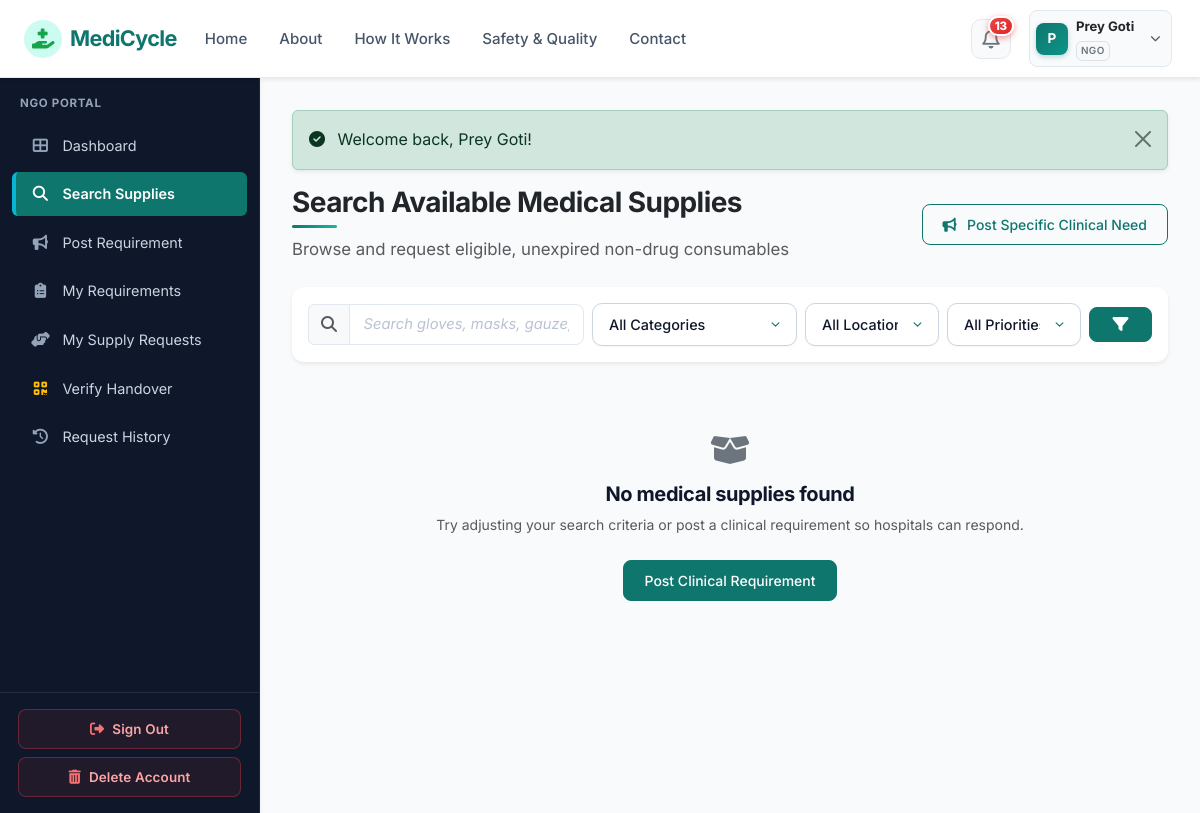
/ngo/search-supplies.php (signed in), run on the app's committed database.
### tables this page shows
CREATE TABLE `organizations` (
  `id` int(11) NOT NULL AUTO_INCREMENT,
  `user_id` int(11) NOT NULL,
  `organization_name` varchar(150) NOT NULL,
  `organization_type` varchar(100) NOT NULL,
  `license_number` varchar(100) DEFAULT NULL,
  `address` text NOT NULL,
  `city` varchar(100) NOT NULL,
  `state` varchar(100) NOT NULL,
  `pincode` varchar(20) NOT NULL,
  `verification_status` enum('pending','verified','rejected') DEFAULT 'pending',
  `verification_notes` text DEFAULT NULL,
  `created_at` timestamp NOT NULL DEFAULT current_timestamp(),
  `updated_at` timestamp NOT NULL DEFAULT current_timestamp() ON UPDATE current_timestamp(),
  PRIMARY KEY (`id`),
  KEY `fk_org_user` (`user_id`),
  KEY `idx_org_city` (`city`),
  KEY `idx_org_status` (`verification_status`),
  CONSTRAINT `fk_org_user` FOREIGN KEY (`user_id`) REFERENCES `users` (`id`) ON DELETE CASCADE
);

CREATE TABLE `users` (
  `id` int(11) NOT NULL AUTO_INCREMENT,
  `name` varchar(100) NOT NULL,
  `email` varchar(100) NOT NULL,
  `password` varchar(255) NOT NULL,
  `phone` varchar(20) NOT NULL,
  `role` enum('admin','supplier','ngo','delivery') NOT NULL,
  `email_verified` tinyint(1) DEFAULT 1,
  `status` enum('active','inactive','suspended','pending') DEFAULT 'active',
  `created_at` timestamp NOT NULL DEFAULT current_timestamp(),
  `updated_at` timestamp NOT NULL DEFAULT current_timestamp() ON UPDATE current_timestamp(),
  PRIMARY KEY (`id`),
  UNIQUE KEY `email` (`email`),
  KEY `idx_user_role` (`role`),
  KEY `idx_user_status` (`status`)
);

### ngo/search-supplies.php (the view, shortened to what the rows shown need)
<?php
require_once __DIR__ . '/../config/config.php';
require_role('ngo');
include __DIR__ . '/../includes/header.php';
include __DIR__ . '/../includes/navbar.php';
?>
<div class="app-container">
    <?php include __DIR__ . '/../includes/sidebar.php'; ?>
</div>
<?php include __DIR__ . '/../includes/footer.php'; ?>

### includes/navbar.php (shortened to what the rows shown need)
<?php
$currentUser = current_user();
$unreadNotifCount = 0;
if ($currentUser && isset($pdo)) {
    $unreadNotifCount = get_unread_notifications_count($pdo, $currentUser['id']);
}
$currentDir = basename(dirname($_SERVER['PHP_SELF'] ?? ''));
$isPublicPage = !in_array($currentDir, ['admin', 'supplier', 'ngo', 'delivery']);
?>
<nav class="navbar navbar-expand-lg navbar-medicycle sticky-top shadow-sm">
    <div class="container-fluid px-3 px-lg-4">
        <div class="collapse navbar-collapse" id="navbarMain">
            <ul class="navbar-nav ms-auto align-items-center gap-2">
                <?php if (!$isPublicPage && $currentUser): ?>
                    <li class="nav-item dropdown position-relative ms-1">
                        <a class="nav-link notif-icon-btn position-relative" href="#" id="notifDropdown" role="button" data-bs-toggle="dropdown" aria-expanded="false" title="Notifications">
                            <i class="far fa-bell fs-5 text-secondary"></i>
                            <?php if ($unreadNotifCount > 0): ?>
                                <span class="notif-pulse-badge">
                                    <?php echo $unreadNotifCount; ?>
                                </span>
                            <?php endif; ?>
                        </a>
                    </li>
                    <li class="nav-item dropdown ms-1">
                        <a class="nav-link user-profile-capsule d-flex align-items-center gap-2 text-dark shadow-2xs" href="#" id="userDropdown" role="button" data-bs-toggle="dropdown" aria-expanded="false">
                            <div class="user-avatar-circle">
                                <?php echo strtoupper(substr($currentUser['name'], 0, 1)); ?>
                            </div>
                            <div class="d-none d-md-block text-start pe-1">
                                <span class="d-block fw-bold small text-dark leading-tight" style="font-size:0.82rem;"><?php echo e($currentUser['name']); ?></span>
                                <span class="badge text-uppercase text-secondary bg-light border p-1" style="font-size: 0.62rem; letter-spacing:0.04em;"><?php echo strtoupper(e($currentUser['role'])); ?></span>
                            </div>
                            <i class="fas fa-chevron-down text-muted small ms-1" style="font-size:0.65rem;"></i>
                        </a>
                    </li>
                <?php endif; ?>
            </ul>
        </div>
    </div>
</nav>

### includes/sidebar.php (shortened to what the rows shown need)
<?php
$currentUser = current_user();
$currentScript = basename($_SERVER['PHP_SELF']);
if (!function_exists('is_active_link')) {
    function is_active_link($script, $dir = null) {
        global $currentScript, $currentDir;
        return ($currentScript === $script) ? 'active' : '';
    }
}
$userRole = $currentUser['role'] ?? ($_SESSION['role'] ?? '');
?>
<aside class="app-sidebar shadow-sm">
    <div class="sidebar-heading">
        <?php echo strtoupper(e($userRole)); ?> PORTAL
    </div>
    <ul class="nav flex-column mb-auto">
        <?php if ($userRole === 'admin'): ?>
            <li class="nav-item">
                <a class="nav-link <?php echo is_active_link('dashboard.php', 'admin'); ?>" href="<?php echo BASE_URL; ?>/admin/dashboard.php">
                    <i class="fas fa-chart-line"></i> Dashboard
                </a>
            </li>
            <li class="nav-item">
                <a class="nav-link <?php echo is_active_link('users.php', 'admin'); ?>" href="<?php echo BASE_URL; ?>/admin/users.php">
                    <i class="fas fa-users"></i> User Accounts
                </a>
            </li>
            <li class="nav-item">
                <a class="nav-link <?php echo is_active_link('organizations.php', 'admin'); ?>" href="<?php echo BASE_URL; ?>/admin/organizations.php">
                    <i class="fas fa-building-circle-check"></i> Organizations
                </a>
            </li>
            <li class="nav-item">
                <a class="nav-link <?php echo is_active_link('supplies.php', 'admin'); ?>" href="<?php echo BASE_URL; ?>/admin/supplies.php">
                    <i class="fas fa-boxes-stacked"></i> All Supplies
                </a>
            </li>
            <li class="nav-item">
                <a class="nav-link <?php echo is_active_link('requirements.php', 'admin'); ?>" href="<?php echo BASE_URL; ?>/admin/requirements.php">
                    <i class="fas fa-clipboard-list"></i> Requirements
                </a>
            </li>
            <li class="nav-item">
                <a class="nav-link <?php echo is_active_link('requests.php', 'admin'); ?>" href="<?php echo BASE_URL; ?>/admin/requests.php">
                    <i class="fas fa-hand-holding-medical"></i> Supply Requests
                </a>
            </li>
            <li class="nav-item">
                <a class="nav-link <?php echo is_active_link('deliveries.php', 'admin'); ?>" href="<?php echo BASE_URL; ?>/admin/deliveries.php">
                    <i class="fas fa-truck-fast"></i> Deliveries
                </a>
            </li>
            <li class="nav-item">
                <a class="nav-link <?php echo is_active_link('verify-handover.php', 'admin'); ?>" href="<?php echo BASE_URL; ?>/admin/verify-handover.php">
                    <i class="fas fa-qrcode text-warning"></i> Verify Handover
                </a>
            </li>
            <li class="nav-item">
                <a class="nav-link <?php echo is_active_link('categories.php', 'admin'); ?>" href="<?php echo BASE_URL; ?>/admin/categories.php">
                    <i class="fas fa-tags"></i> Categories
                </a>
            </li>
            <li class="nav-item">
                <a class="nav-link <?php echo is_active_link('reports.php', 'admin'); ?>" href="<?php echo BASE_URL; ?>/admin/reports.php">
                    <i class="fas fa-file-invoice"></i> Reports
                </a>
            </li>
            <li class="nav-item">
                <a class="nav-link <?php echo is_active_link('analytics.php', 'admin'); ?>" href="<?php echo BASE_URL; ?>/admin/analytics.php">
                    <i class="fas fa-chart-pie"></i> Analytics
                </a>
            </li>
            <li class="nav-item">
                <a class="nav-link <?php echo is_active_link('settings.php', 'admin'); ?>" href="<?php echo BASE_URL; ?>/admin/settings.php">
                    <i class="fas fa-sliders"></i> System Settings
                </a>
            </li>
        <?php elseif ($userRole === 'ngo'): ?>
            <li class="nav-item">
            </li>
            <li class="nav-item">
            </li>
            <li class="nav-item">
            </li>
            <li class="nav-item">
            </li>
            <li class="nav-item">
            </li>
            <li class="nav-item">
            </li>
            <li class="nav-item">
            </li>
        <?php endif; ?>
    </ul>
    <div class="sidebar-footer mt-auto">
        <a href="<?php echo BASE_URL; ?>/logout.php" class="btn-sidebar-signout mb-2">
        </a>
        <button type="button" class="btn-sidebar-delete" data-bs-toggle="modal" data-bs-target="#deleteAccountModal">
        </button>
    </div>
</aside>

### data on the page
organizations: user.name "P", user.name "Prey Goti", user.role "NGO"

### other printed values
$unreadNotifCount "13"
$message "Welcome back, Prey Goti!"
